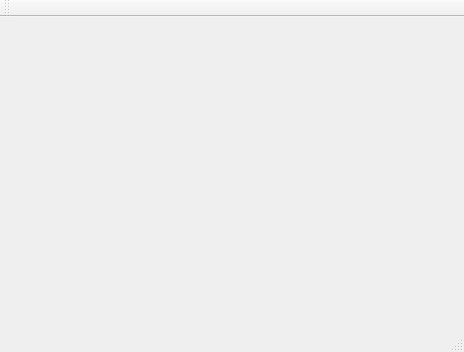
<?xml version="1.0" encoding="UTF-8"?>
<ui version="4.0">
 <class>MainWindow</class>
 <widget class="QMainWindow" name="MainWindow">
  <property name="geometry">
   <rect>
    <x>0</x>
    <y>0</y>
    <width>464</width>
    <height>352</height>
   </rect>
  </property>
  <property name="windowTitle">
   <string>MainWindow</string>
  </property>
  <widget class="QWidget" name="centralWidget">
   <layout class="QVBoxLayout" name="verticalLayout"/>
  </widget>
  <widget class="QMenuBar" name="menuBar">
   <property name="geometry">
    <rect>
     <x>0</x>
     <y>0</y>
     <width>464</width>
     <height>25</height>
    </rect>
   </property>
  </widget>
  <widget class="QToolBar" name="mainToolBar">
   <attribute name="toolBarArea">
    <enum>TopToolBarArea</enum>
   </attribute>
   <attribute name="toolBarBreak">
    <bool>false</bool>
   </attribute>
  </widget>
  <widget class="QStatusBar" name="statusBar"/>
 </widget>
 <layoutdefault spacing="6" margin="11"/>
 <resources/>
 <connections/>
</ui>
